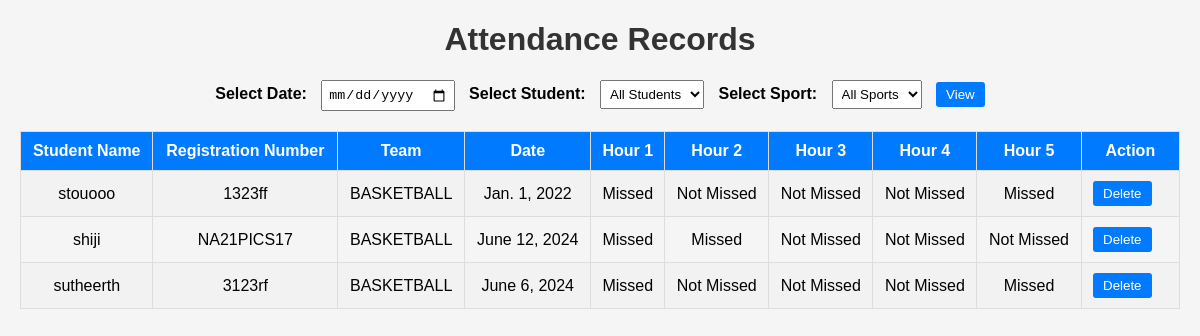
Page /view_attendance/ (signed in) on the earlier database version.
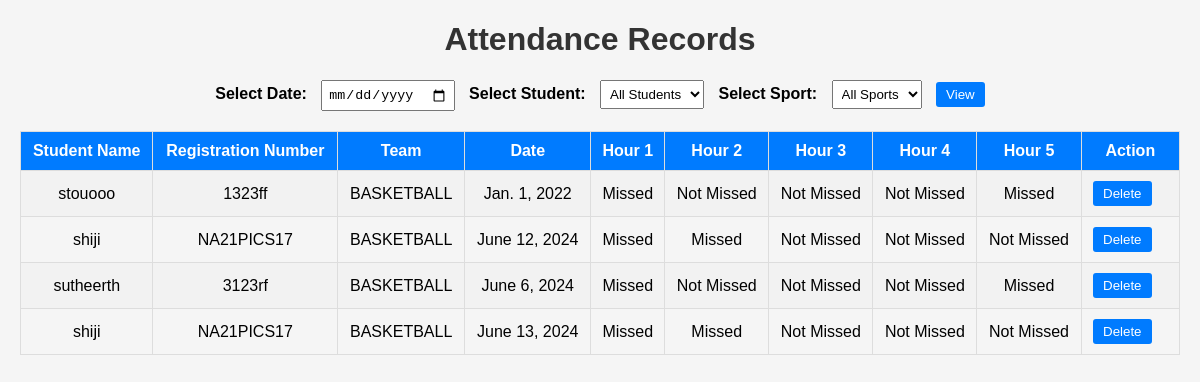
Same page on the later database version.
### SDMSapp/models.py (models this page shows, shortened)
class Attendance(models.Model):
    student = models.ForeignKey(Student, on_delete=models.CASCADE)
    item = models.ForeignKey(Item, on_delete=models.CASCADE, null= True)
    date = models.DateField()
    hour_1 = models.BooleanField(default=False)
    hour_2 = models.BooleanField(default=False)
    hour_3 = models.BooleanField(default=False)
    hour_4 = models.BooleanField(default=False)
    hour_5 = models.BooleanField(default=False)
    @property
    def hour_1_missed(self):
        return not self.hour_1
    @property
    def hour_2_missed(self):
        return not self.hour_2
    @property
    def hour_3_missed(self):
        return not self.hour_3
    @property
    def hour_4_missed(self):
        return not self.hour_4
    @property
    def hour_5_missed(self):
        return not self.hour_5

class Student(models.Model):
    name = models.CharField(max_length=50)
    year_of_admission = models.IntegerField()
    admission_no = models.IntegerField()
    programme_id = models.ForeignKey(Programme, on_delete=models.CASCADE, null=True)
    uty_reg_no = models.CharField(max_length=50, unique = True)
    place = models.CharField(max_length=50)
    department = models.ForeignKey(Department, on_delete=models.CASCADE, null=True)
    phone_number = models.CharField(
        max_length=10,
        validators=[RegexValidator(regex='^\d{10}$', message='Phone number must be 10 to 15 digits')],
        default = 0
    )
    aadhar_number = models.CharField(
        max_length=16,
        validators=[RegexValidator(regex='^\d{16}$', message='Aadhaar number must be exactly 16 digits')],
        default = 0
    )
    dob = models.DateField(null =True)
    city = models.CharField(max_length=50)
    district = models.CharField(max_length=50)
    DISTRICT = [
    ('ALAPPUZHA', 'Alappuzha'),
    ('ERNAKULAM', 'Ernakulam'),
    ('IDUKKI', 'Idukki'),
    ('KANNUR', 'Kannur'),
    ('KASARAGOD', 'Kasaragod'),
    ('KOLLAM', 'Kollam'),
    ('KOTTAYAM', 'Kottayam'),
    ('KOZHIKODE', 'Kozhikode'),
    ('MALAPPURAM', 'Malappuram'),
    ('PALAKKAD', 'Palakkad'),
    ('PATHANAMTHITTA', 'Pathanamthitta'),
    ('THIRUVANANTHAPURAM', 'Thiruvananthapuram'),
    ('THRISSUR', 'Thrissur'),
    ('WAYANAD', 'Wayanad'),
]
    district = models.CharField(max_length=50,  choices=DISTRICT, default='Active')
    pincode = models.CharField(max_length=50)
    def __str__(self):
        return str(self.name)

class Item(models.Model):
    item_name = models.CharField(max_length=50)
    ITEM_TYPE = [
         ('SPORTS', 'SPORTS'),
         ('ATHLETICS', 'ATHLETICS'),
    ]
    item_type = models.CharField(max_length=50,  choices=ITEM_TYPE, default='Active')
    no_of_players = models.IntegerField()

### SDMSapp/views.py (the view)
# urls.py: path('view_attendance/', view_attendance, name='view_attendance'),
@login_required
def view_attendance(request):
    date = request.GET.get('date', None)
    if date:
        attendance_records = Attendance.objects.filter(date=date)
    else:
        attendance_records = Attendance.objects.all()
    return render(request, 'SDMSapp/view_attendance.html', {'attendance_records': attendance_records, 'selected_date': date})

### SDMSapp/templates/SDMSapp/view_attendance.html (shortened to what this page needs)
<!DOCTYPE html>
<html>
<head>
</head>
<body>
    <h1>Attendance Records</h1>
    <form method="get">
        <label for="date">Select Date:</label>
        <input type="date" id="date" name="date" value="{{ selected_date }}">
        <label for="student">Select Student:</label>
        <select id="student" name="student">
            <option value="">All Students</option>
        </select>
        <label for="sport">Select Sport:</label>
        <select id="sport" name="sport">
            <option value="">All Sports</option>
        </select>
        <button type="submit">View</button>
    </form>
    <table>
        <tr>
            <th>Student Name</th>
            <th>Registration Number</th>
            <th>Team</th>
            <th>Date</th>
            <th>Hour 1 </th>
            <th>Hour 2 </th>
            <th>Hour 3 </th>
            <th>Hour 4 </th>
            <th>Hour 5 </th>
            <th>Action</th>
        </tr>
        {% for attendance in attendance_records %}
        <tr>
            <td>{{ attendance.student }}</td>
            <td>{{ attendance.student.uty_reg_no }}</td>
            <td>{{ attendance.item.item_name }}</td>
            <td>{{ attendance.date }}</td>
            <td>{{ attendance.hour_1_missed|yesno:"Not Missed,Missed" }}</td>
            <td>{{ attendance.hour_2_missed|yesno:"Not Missed,Missed" }}</td>
            <td>{{ attendance.hour_3_missed|yesno:"Not Missed,Missed" }}</td>
            <td>{{ attendance.hour_4_missed|yesno:"Not Missed,Missed" }}</td>
            <td>{{ attendance.hour_5_missed|yesno:"Not Missed,Missed" }}</td>
            <td>
                <a  style='margin-right:16px' href="{% url 'delete_attendance' attendance.id %}">
                    <button>Delete</button>
                </a>
            </td>
        </tr>
        {% endfor %}
    </table>
</body>
</html>

Differences in the rows shown:
added Attendance: student "shiji", student.uty_reg_no "NA21PICS17", item.item_name "BASKETBALL", date "June 13, 2024", hour_1_missed "Missed", hour_2_missed "Missed", hour_3_missed "Not Missed", hour_4_missed "Not Missed", hour_5_missed "Not Missed"
